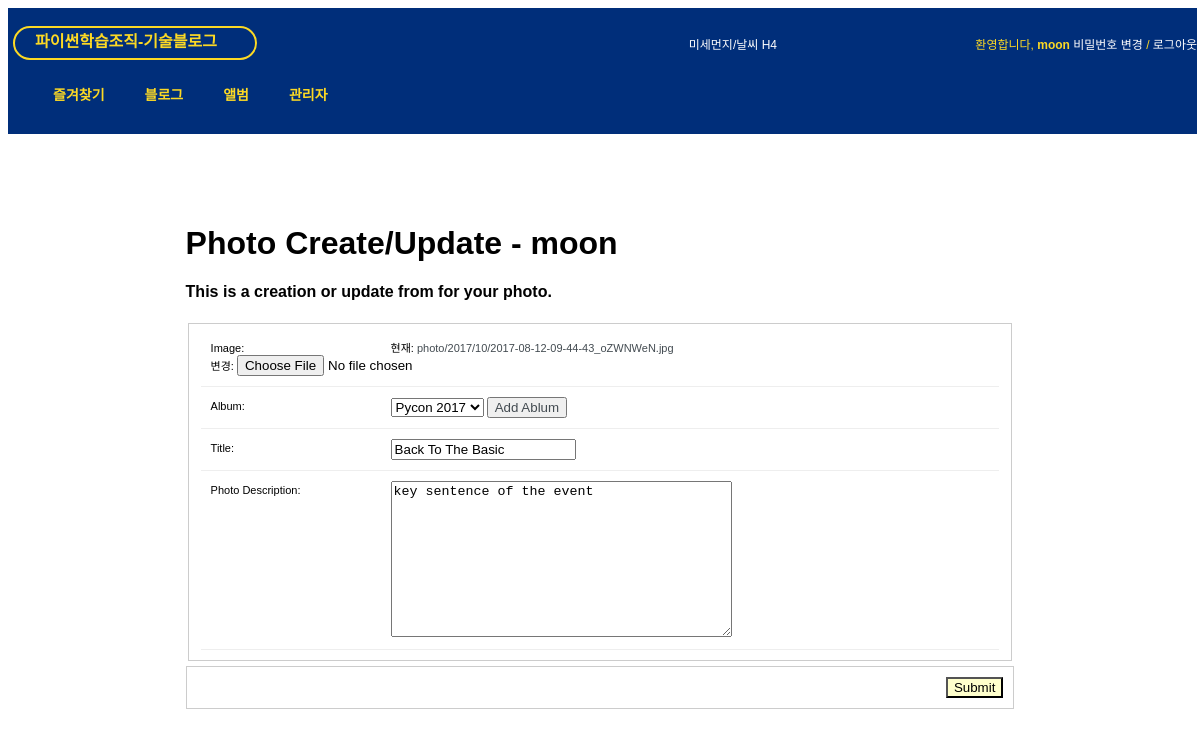
/photo/photo/1/update/ (signed in), run on the app's committed database.
### photo/models.py (models this page shows, shortened)
@python_2_unicode_compatible
class Photo(models.Model):
	album = models.ForeignKey(Album)
	title = models.CharField(max_length=50)
	image = ThumbnailImageField(upload_to='photo/%Y/%m')
	description = models.TextField('Photo Description', blank=True)
	upload_date = models.DateTimeField('Upload Date', auto_now_add=True)
	owner = models.ForeignKey(User, null=True) # for edit
	class Meta:
		ordering = ['title']

### photo/views.py (the view)
# urls.py: url(r'^photo/(?P<pk>[0-9]+)/update/$' , PhotoUpdateView.as_view(), name="photo_update"),
class PhotoUpdateView(LoginRequiredMixin, UpdateView):
	model = Photo
	fields = ['album', 'title', 'image', 'description']
	success_url = reverse_lazy('photo:index')

### photo/models.py (called while the page is built)
	def __str__(self):
		return self.name

### photo/templates/photo/photo_form.html (shortened to what this page needs)
{% extends "base.html" %}
{% load staticfiles %}
{% block extrastyle %}{% static "css/forms.css" %}{% endblock %}
{% block content %}
<div id ="content">
	<h1>Photo Create/Update - {{ user }}</h1>
	{% if form.is_multipart %}
	<form enctype="multipart/form-data" method="post" action=".">
	{% else %}
	<form method="post"	action=".">
	{% endif %}
		<h4>This is a creation or update from for your photo.</h4>
		<fieldset class="aligned">
			<div class="form-row">
				{{ form.image.label_tag }} {{ form.image }}
			</div>
			<div class="form-row">
				{{ form.album.label_tag }} {{ form.album }}
				<button type="button"><a href="{% url 'photo:album_add' %}">Add Ablum</a></button>
			</div>
			<div class="form-row">
				{{ form.title.label_tag }} {{ form.title }}
			</div>
			<div class="form-row">
				{{ form.description.label_tag }} {{ form.description }}
			</div>
		</fieldset>
		<div class="submit-row">
			<input type="submit" value="Submit" />
		</div>
	</form>
</div>
{% endblock %}

### templates/base.html (shortened to what this page needs)
<!DOCTYPE html>
<!DOCTYPE html>
<html lang="ko">
<head>
{% load staticfiles %}
<link rel="stylesheet" title="basecss" type="text/css" href="{% static 'css/base.css' %}" />
<link rel="stylesheet" type="text/css" href="{% block extrastyle %}{% endblock %}" />
</head>
<body>
	<div id="header">
		<a href="{% url 'home' %}" id="gohome" style="width: 220px;"><h2 class="maintitle">파이썬학습조직-기술블로그</h2></a>
		<h4 class="welcome"><a href="#" class="weather">미세먼지/날씨 H4</a></h4>
		{% if user.is_active %}
		<h4 class="welcome">환영합니다,
			<strong>{% firstof user.get_short_name user.get_username %}</strong>
			<a href="{% url 'password_change' %}">비밀번호 변경</a> /
			<a href="{% url 'logout' %}">로그아웃</a>
		</h4>
		{% else %}
		<h4 class="welcome">방문을 환영합니다.
			<a href="{% url 'login' %}">로그인</a> /
			<a href="{% url 'register' %}">등록하기 </a>
		</h4>
		{% endif %}
	</div>
	<div id="menu">
		<li><a href="{% url 'bookmark:index' %}">즐겨찾기</a></li>
		<li><a href="{% url 'blog:index' %}">블로그</a></li>
		<li><a href="{% url 'photo:index' %}">앨범</a></li>
		<li><a href="{% url 'admin:index' %}">관리자</a></li>
	</div>
	<div style="height: 20px;background:rgba(0,46,122,1); padding-left: 5px;width: 100%;"></div>
	{% block content %}{% endblock %}
</body>
</html>

### static/css/base.css (style rules this page uses)
body { font-family: "Lucida Grande", Verdana, Arial, sans-serif; font-size: 12px; }
h4 { font-size: 16px; }
div#header { position: relative; top: 0px; left: 0px; padding-top: 5px; padding-left: 5px; height: 30px; width: 100%; display: table; background: rgba(0,46,122,1); }
div#menu { position: relative; left: 0px; height: 30px; width: 100%; padding-top: 10px; padding-left: 5px; table-layout: fixed; border-spacing: 40px 0px; background: rgba(0,46,122,1); font-size: 8px; }
div#content { position: relative; top: 70px; width: 70%; margin-left: 15%; align-content: center; font-size: 16px; }
.maintitle { float:left; vertical-align: middle; padding-left: 20px; color: rgba(252,217,36,1); font-weight: bold; font-size: 16px; border: 2px solid rgba(252,217,36,1); border-radius: 25px; width: 220px; height: 30px; text-decoration: none !important; }
.welcome { display: table-cell; vertical-align: middle; text-align: right; padding-left: 20px; color: rgba(252,217,36,1); font-weight: normal; font-size: 12px; width: 400px; }
.welcome a:link, .welcome a:visited { color: white; }
div#menu a:link, div#menu a:visited { color: rgba(252,217,36,1); text-decoration: none !important; font-size: 14px; }
div#menu > li { display: table-cell; vertical-align: middle; border: 0px solid rgba(252,217,36,1); border-radius: 25px; text-align: center; font-weight: bold; }
a:link, a:visited { color: #434b51; text-decoration: none !important; }
.weather { color: #ffffff; text-decoration: none !important; }

### static/css/forms.css (style rules this page uses)
fieldset { border : 1px solid #ccc; }
.aligned label { width: 170px; display: block; padding: 3px 10px 0 0; float: left; }
.form-row { padding: 10px; font-size: 11px; border-bottom: 1px solid #eee; }
.submit-row { margin: 5px 0; border: 1px solid #ccc; text-align: right; }
.submit-row input { margin: 10px; background: #ffc; }

### data on the page
Photo: album "Pycon 2017", title "Back To The Basic", description "key sentence of the event"

### other printed values
{{ user }} "moon"
